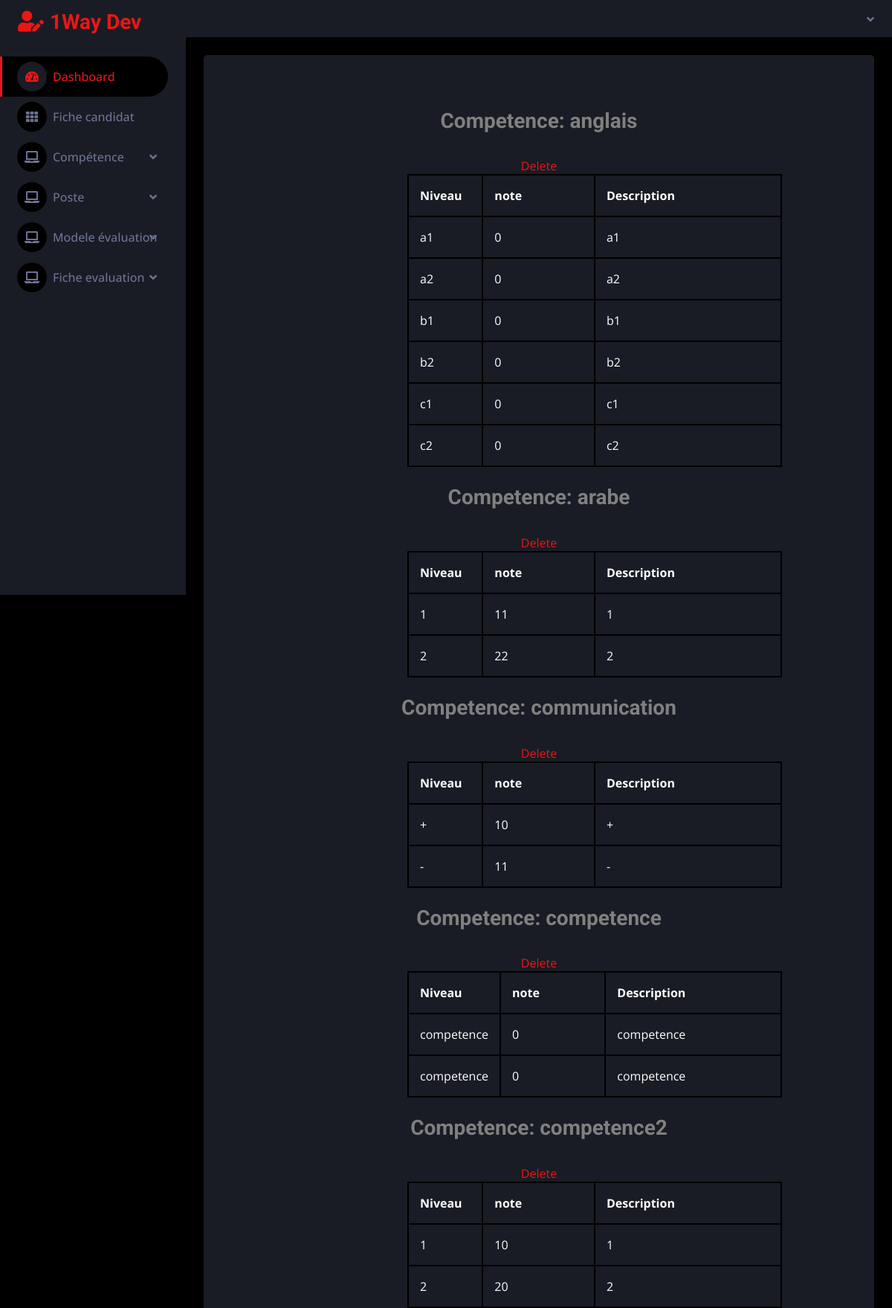
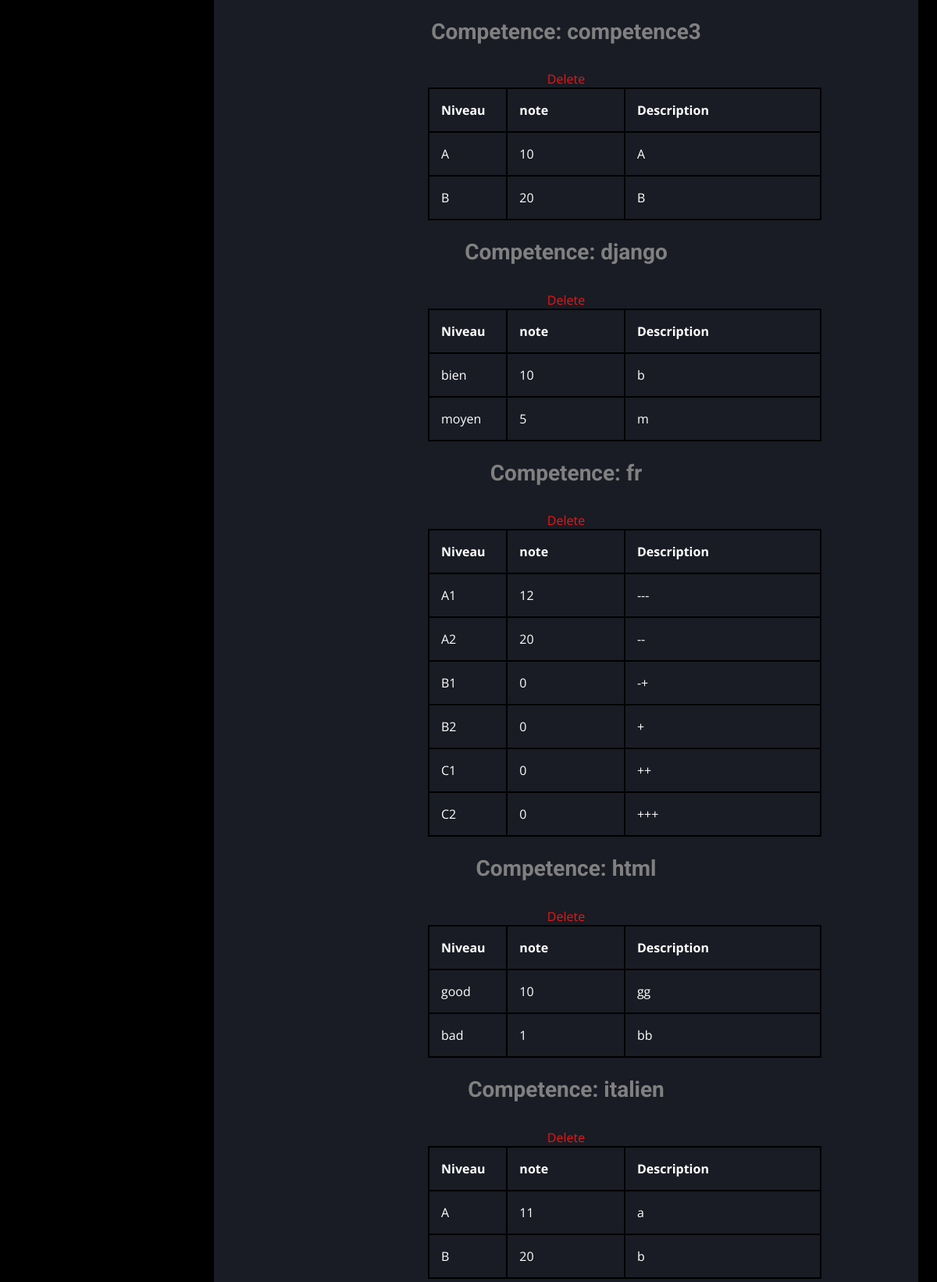
The page /comp/afficherCompetence.php (signed in, upper part) on the database its author committed (2 pictures, top to bottom).
### tables this page shows
CREATE TABLE `competence` (
  `libelleCompetence` varchar(30) NOT NULL,
  `description` varchar(300) NOT NULL,
  `active` tinyint(1) NOT NULL
);

CREATE TABLE `niveau` (
  `id` int(11) NOT NULL,
  `niveau` varchar(20) NOT NULL,
  `description` varchar(200) NOT NULL,
  `libelleCompetence` varchar(30) NOT NULL,
  `note` float NOT NULL,
  `active` tinyint(1) NOT NULL
);

### comp/afficherCompetence.php (the view, shortened to what this page needs)
<?php
if(!isset($_SESSION["user"]))
    {
    	echo '<script>alert("Session expirée")</script>';
    }
else
{
?>
<!DOCTYPE html>
<html lang="en">
<head>
    <link href="https://cdnjs.cloudflare.com/ajax/libs/font-awesome/5.10.0/css/all.min.css" rel="stylesheet">
    <link href="https://cdn.jsdelivr.net/npm/bootstrap-icons@1.4.1/font/bootstrap-icons.css" rel="stylesheet">
    <link href="css/bootstrap.min.css" rel="stylesheet">
    <link href="css/style.css" rel="stylesheet">
</head>
<body>
    <div class="container-fluid position-relative d-flex p-0">
        <div class="sidebar pe-4 pb-3">
            <nav class="navbar bg-secondary navbar-dark">
                <a href="../page.php" class="navbar-brand mx-4 mb-3">
                    <h3 class="text-primary"><i class="fa fa-user-edit me-2"></i>1Way Dev</h3>
                </a>
                <div class="navbar-nav w-100">
                    <a href="../page.php" class="nav-item nav-link active"><i class="fa fa-tachometer-alt me-2"></i>Dashboard</a>
                    <div class="nav-item dropdown">
                    <a href="../fichecandidat.php" class="nav-item nav-link"><i class="fa fa-th me-2"></i>Fiche candidat</a>
                    <div class="nav-item dropdown">
                        <a href="#" class="nav-link dropdown-toggle" data-bs-toggle="dropdown"><i class="fa fa-laptop me-2"></i>Compétence</a>
                    </div>
                    </div>
                    <div class="nav-item dropdown">
                        <a href="#" class="nav-link dropdown-toggle" data-bs-toggle="dropdown"><i class="fa fa-laptop me-2"></i>Poste</a>
                            <div class="nav-item dropdown">
                        <a href="#" class="nav-link dropdown-toggle" data-bs-toggle="dropdown"><i class="fa fa-laptop me-2"></i>Modele évaluation</a>
                    </div>
                <div class="nav-item dropdown">
                        <a href="#" class="nav-link dropdown-toggle" data-bs-toggle="dropdown"><i class="fa fa-laptop me-2"></i>Fiche evaluation</a>
                    </div> </div>
            </nav>
        </div>
        <div class="content">
            <nav class="navbar navbar-expand bg-secondary navbar-dark sticky-top px-4 py-0">
                <div class="navbar-nav align-items-center ms-auto">
                    <div class="nav-item dropdown">
                        <a href="#" class="nav-link dropdown-toggle" data-bs-toggle="dropdown">
                        </a>
                    </div>
                </div>
            </nav>
            <div class="container-fluid pt-4 px-4">
                <div class="bg-secondary text-center rounded p-4">
                    <div class="table-responsive">
                        <table class="table text-start align-middle table-bordered table-hover mb-0">
                            <thead>
                            <?php
        include("db_config.php");
        $competences = $cnx->query("SELECT * FROM competence where active=true");
        while ($competence = $competences->fetch(PDO::FETCH_ASSOC)){
            echo "<table><tr><br><h3 name='competence'> Competence: " . $competence['libelleCompetence'] . "</h3></th></tr>
            <br><th>Niveau</th>
            <th>note</th>
            <th>Description</th>
            </tr>";
            $libelleCompetence = $competence['libelleCompetence'];
            echo "<a href='supprimerCompetence.php?libelleCompetence=" . $libelleCompetence . "'>Delete</a>";
            $niveaux = $cnx->query("SELECT * FROM niveau WHERE libelleCompetence = '$libelleCompetence'");
            while ($niveau = $niveaux->fetch(PDO::FETCH_ASSOC)){
                echo "<tr>";
                echo "<td>" . $niveau['niveau'] . "</td>";
                echo "<td>" . $niveau['note'] . "</td>";
                echo "<td>" . $niveau['description'] . "</td>";
                echo "</tr>";
            }
            echo "</table>";
        }
        echo "<br><br><h3>competences archivés </h3><br><br>";
    ?>
    <?php
}
?>
                    </div>
                </div>
            </div>
        </div>
</body>
</html>

### comp/css/style.css (style rules this page uses)
:root { --primary: #EB1616; --secondary: #191C24; --light: #6C7293; --dark: #000000; }
.sidebar { position: fixed; top: 0; left: 0; bottom: 0; width: 250px; height: 100vh; overflow-y: auto; background: var(--secondary); transition: 0.5s; z-index: 999; }
.content { margin-left: 250px; min-height: 100vh; background: var(--dark); transition: 0.5s; }
@media (min-width: 992px) { .sidebar { margin-left: 0; } }
@media (min-width: 992px) { .content { width: calc(100% - 250px); } }
.sidebar .navbar .navbar-nav .nav-link { padding: 7px 20px; color: var(--light); font-weight: 500; border-left: 3px solid var(--secondary); border-radius: 0 30px 30px 0; outline: none; }
.sidebar .navbar .navbar-nav .nav-link:hover, .sidebar .navbar .navbar-nav .nav-link.active { color: var(--primary); background: var(--dark); border-color: var(--primary); }
.sidebar .navbar .navbar-nav .nav-link i { width: 40px; height: 40px; display: inline-flex; align-items: center; justify-content: center; background: var(--dark); border-radius: 40px; }
.sidebar .navbar .navbar-nav .nav-link:hover i, .sidebar .navbar .navbar-nav .nav-link.active i { background: var(--secondary); }
.sidebar .navbar .dropdown-toggle::after { position: absolute; top: 15px; right: 15px; border: none; content: "\f107"; font-family: "Font Awesome 5 Free"; font-weight: 900; transition: .5s; }
.content .navbar .navbar-nav .nav-link { margin-left: 25px; padding: 12px 0; color: var(--light); outline: none; }
.content .navbar .dropdown-toggle::after { margin-left: 6px; vertical-align: middle; border: none; content: "\f107"; font-family: "Font Awesome 5 Free"; font-weight: 900; transition: .5s; }

### comp/afficherCompetence.php (style rules this page uses)
table { margin-left: 250px; border-collapse: collapse; width: 59%; }
th, td { border: 2px solid black; padding: 15px; text-align: left; color: #fff; }
th:nth-child(1), td:nth-child(1) { width: 20%; }
th:nth-child(2), td:nth-child(2) { width: 30%; }
th:nth-child(3), td:nth-child(3) { width: 50%; }
h3 { margin-right: 0px; color: gray; }

### rows shown on the page
competence: libelleCompetence "anglais"
niveau: niveau "a1", note "0", description "a1"
niveau: niveau "a2", note "0", description "a2"
niveau: niveau "b1", note "0", description "b1"
niveau: niveau "b2", note "0", description "b2"
niveau: niveau "c1", note "0", description "c1"
niveau: niveau "c2", note "0", description "c2"
competence: libelleCompetence "arabe"
niveau: niveau "1", note "11", description "1"
niveau: niveau "2", note "22", description "2"
competence: libelleCompetence "communication"
niveau: niveau "+", note "10", description "+"
niveau: niveau "-", note "11", description "-"
competence: libelleCompetence "competence"
niveau: niveau "competence", note "0", description "competence"
niveau: niveau "competence", note "0", description "competence"
competence: libelleCompetence "competence2"
niveau: niveau "1", note "10", description "1"
niveau: niveau "2", note "20", description "2"
competence: libelleCompetence "competence3"
niveau: niveau "A", note "10", description "A"
niveau: niveau "B", note "20", description "B"
competence: libelleCompetence "django"
niveau: niveau "bien", note "10", description "b"
niveau: niveau "moyen", note "5", description "m"
competence: libelleCompetence "fr"
niveau: niveau "A1", note "12", description "---"
niveau: niveau "A2", note "20", description "--"
niveau: niveau "B1", note "0", description "-+"
niveau: niveau "B2", note "0", description "+"
niveau: niveau "C1", note "0", description "++"
niveau: niveau "C2", note "0", description "+++"
competence: libelleCompetence "html"
niveau: niveau "good", note "10", description "gg"
niveau: niveau "bad", note "1", description "bb"
competence: libelleCompetence "italien"
niveau: niveau "A", note "11", description "a"
niveau: niveau "B", note "20", description "b"
